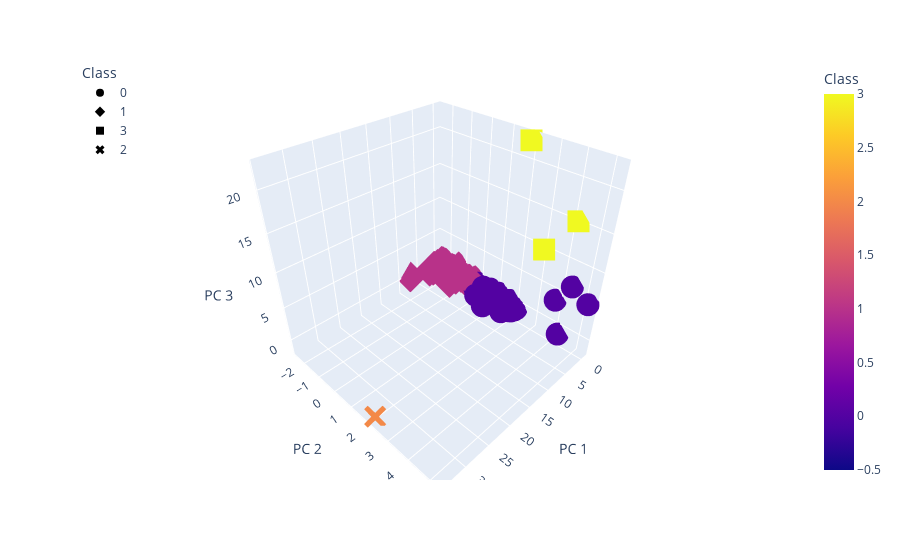

Notebook cell for this chart:
### Code cell
fig = px.scatter_3d(
    clustered_df,
    x='PC 1',
    y='PC 2',
    z='PC 3',
    color='Class',
    symbol='Class',
    hover_name='CoinName',
    hover_data=['Algorithm']
)
fig.update_layout(legend=dict(x=0, y=1))
fig.show()

### Figure 1 — Plotly figure (JSON) as saved in the notebook; plotly's stock layout.template omitted (floating-point values rounded to 4 significant figures; data arrays with more than 128 entries replaced by an {"elided": "..."} marker saying what was removed)
{"data": [{"customdata": {"elided": "287x1 str values"}, "hovertemplate": "<b>%{hovertext}</b><br><br>Class=%{marker.color}<br>PC 1=%{x}<br>PC 2=%{y}<br>PC 3=%{z}<br>Algorithm=%{customdata[0]}<extra></extra>", "hovertext": {"elided": "287 str values"}, "legendgroup": "0", "marker": {"color": {"elided": "287 int values"}, "coloraxis": "coloraxis", "symbol": "circle"}, "mode": "markers", "name": "0", "scene": "scene", "showlegend": true, "type": "scatter3d", "x": {"elided": "287 float values"}, "y": {"elided": "287 float values"}, "z": {"elided": "287 float values"}}, {"customdata": {"elided": "242x1 str values"}, "hovertemplate": "<b>%{hovertext}</b><br><br>Class=%{marker.color}<br>PC 1=%{x}<br>PC 2=%{y}<br>PC 3=%{z}<br>Algorithm=%{customdata[0]}<extra></extra>", "hovertext": {"elided": "242 str values"}, "legendgroup": "1", "marker": {"color": {"elided": "242 int values"}, "coloraxis": "coloraxis", "symbol": "diamond"}, "mode": "markers", "name": "1", "scene": "scene", "showlegend": true, "type": "scatter3d", "x": {"elided": "242 float values"}, "y": {"elided": "242 float values"}, "z": {"elided": "242 float values"}}, {"customdata": [["VeChainThor Authority"], ["SHA-256 + Hive"], ["SHA3-256"]], "hovertemplate": "<b>%{hovertext}</b><br><br>Class=%{marker.color}<br>PC 1=%{x}<br>PC 2=%{y}<br>PC 3=%{z}<br>Algorithm=%{customdata[0]}<extra></extra>", "hovertext": ["Vechain", "LitecoinCash", "Fiii"], "legendgroup": "3", "marker": {"color": [3, 3, 3], "coloraxis": "coloraxis", "symbol": "square"}, "mode": "markers", "name": "3", "scene": "scene", "showlegend": true, "type": "scatter3d", "x": [4.434, -0.3383, -0.633], "y": [3.715, 1.985, 4.214], "z": [12.57, 22.45, 15.28]}, {"customdata": [["TRC10"]], "hovertemplate": "<b>%{hovertext}</b><br><br>Class=%{marker.color}<br>PC 1=%{x}<br>PC 2=%{y}<br>PC 3=%{z}<br>Algorithm=%{customdata[0]}<extra></extra>", "hovertext": ["BitTorrent"], "legendgroup": "2", "marker": {"color": [2], "coloraxis": "coloraxis", "symbol": "x"}, "mode": "markers", "name": "2", "scene": "scene", "showlegend": true, "type": "scatter3d", "x": [34.02], "y": [2.077], "z": [-1.62]}], "layout": {"coloraxis": {"colorbar": {"title": {"text": "Class"}}, "colorscale": [[0, "#0d0887"], [0.1111, "#46039f"], [0.2222, "#7201a8"], [0.3333, "#9c179e"], [0.4444, "#bd3786"], [0.5556, "#d8576b"], [0.6667, "#ed7953"], [0.7778, "#fb9f3a"], [0.8889, "#fdca26"], [1, "#f0f921"]]}, "legend": {"title": {"text": "Class"}, "tracegroupgap": 0, "x": 0, "y": 1}, "margin": {"t": 60}, "scene": {"domain": {"x": [0, 1], "y": [0, 1]}, "xaxis": {"title": {"text": "PC 1"}}, "yaxis": {"title": {"text": "PC 2"}}, "zaxis": {"title": {"text": "PC 3"}}}}}
